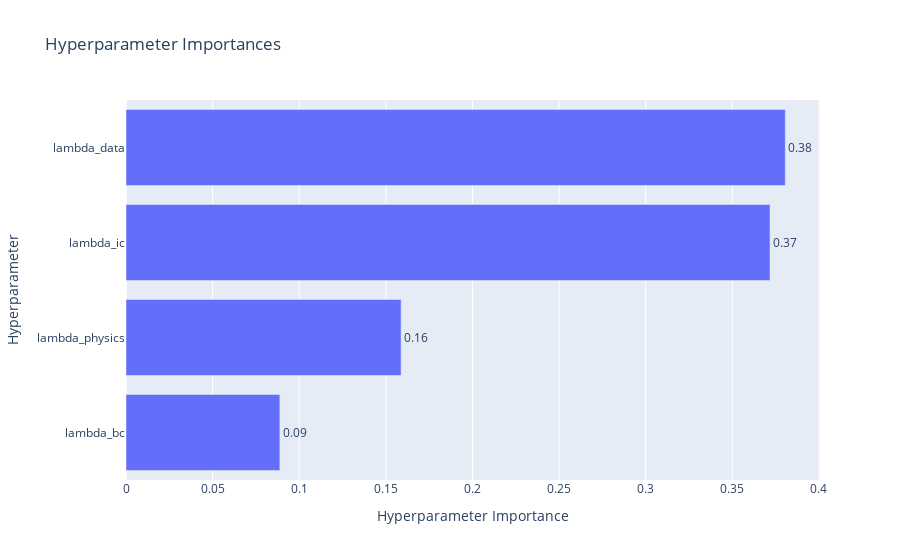

The notebook cell this image was saved under:
### Code cell
optuna.visualization.plot_param_importances(study_lambdas)

### Figure 1 — Plotly figure (JSON) as saved in the notebook; plotly's stock layout.template omitted (floating-point values rounded to 4 significant figures)
{"data": [{"cliponaxis": false, "hovertemplate": ["lambda_bc (FloatDistribution): 0.08882064128957202<extra></extra>", "lambda_physics (FloatDistribution): 0.1588059930612312<extra></extra>", "lambda_ic (FloatDistribution): 0.3717786540565226<extra></extra>", "lambda_data (FloatDistribution): 0.38059471159267405<extra></extra>"], "name": "Objective Value", "orientation": "h", "text": ["0.09", "0.16", "0.37", "0.38"], "textposition": "outside", "type": "bar", "x": [0.08882, 0.1588, 0.3718, 0.3806], "y": ["lambda_bc", "lambda_physics", "lambda_ic", "lambda_data"]}], "layout": {"title": {"text": "Hyperparameter Importances"}, "xaxis": {"title": {"text": "Hyperparameter Importance"}}, "yaxis": {"title": {"text": "Hyperparameter"}}}}
